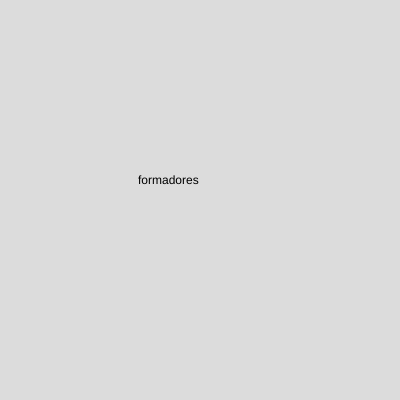
Frame 1 (no input)
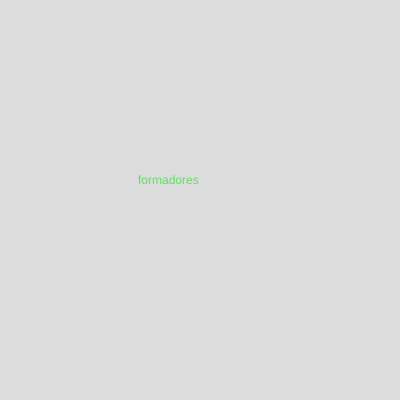
Frame 60 (no input)
Frame 120 (the mouse pressed at the canvas centre since frame 60): identical to frame 60, image omitted

The p5.js sketch that drew these frames (run headless with seeded random() and noise() and a simulated clock; from frame 60 on, the mouse is pressed at the canvas centre):

// p5.js sketch
// ── sketch.js
function setup() {
  createCanvas(400, 400);
}

function draw() {
  background(220);
  text ("formadores",138,184);
  fill(color(97,224,97));
}
